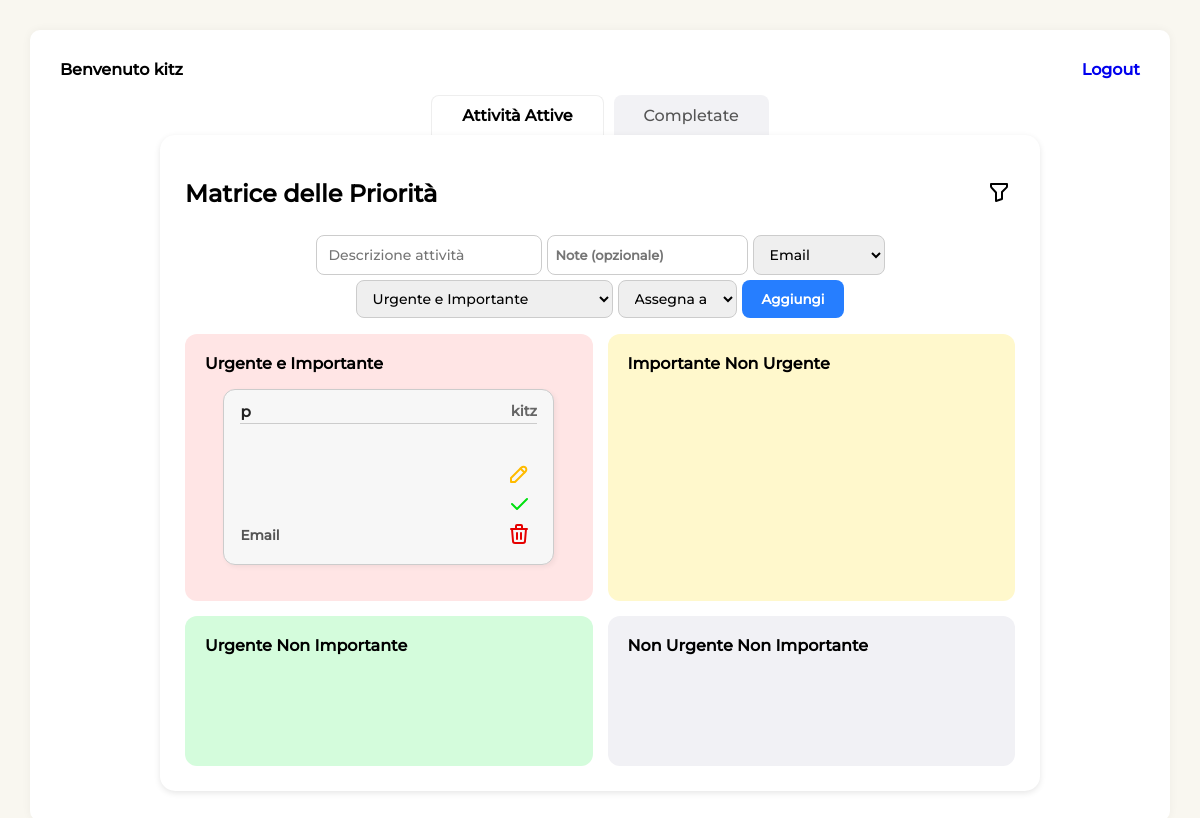
Page /home/ (signed in) on the earlier database version.
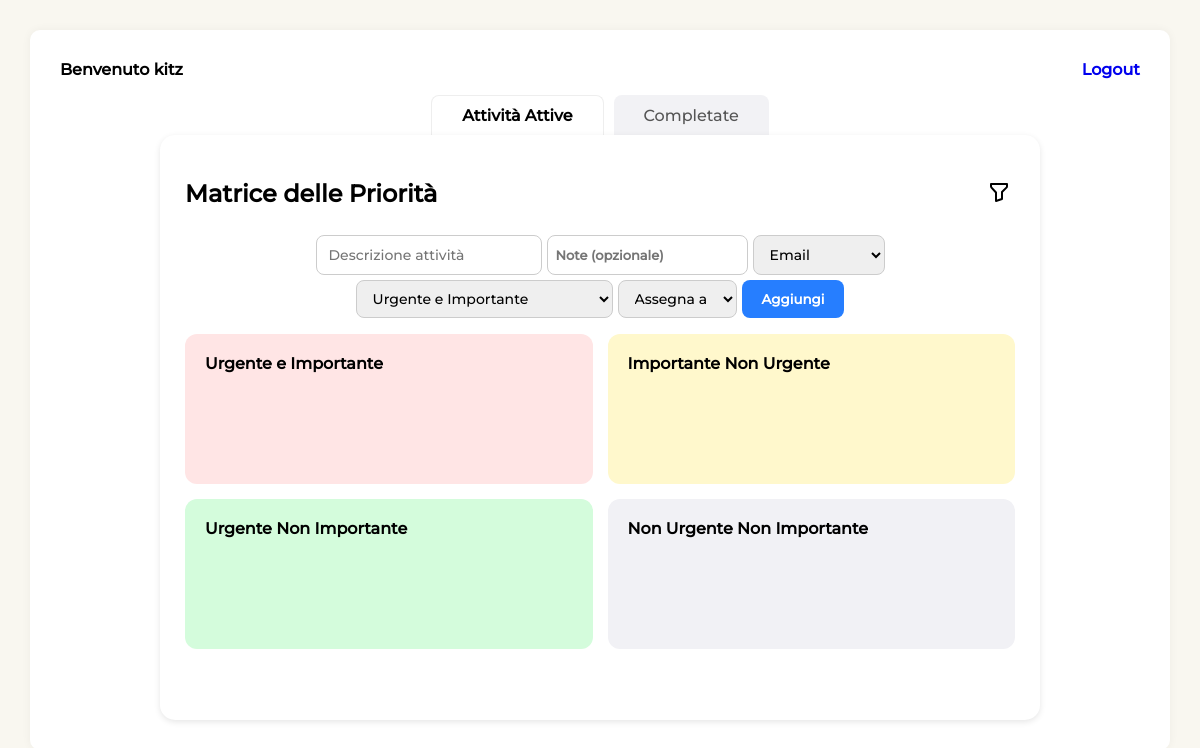
Same page on the later database version.
### sbk_app/models.py (models this page shows, shortened)
class Task(models.Model):
    TIPO_CHOICES = [
        ('Email', 'Email'),
        ('Telefono', 'Telefono'),
        ('Documento', 'Documento'),
        ('Call', 'Call'),
        ('Task', 'Task'),
        ('Decisione', 'Decisione'),
    ]
    PRIORITA_CHOICES = [
        ('UI', 'Urgente e Importante'),
        ('IN', 'Importante Non Urgente'),
        ('UN', 'Urgente Non Importante'),
        ('NN', 'Non Urgente Non Importante'),
    ]
    descrizione = models.CharField(max_length=25)
    tipo = models.CharField(max_length=20, choices=TIPO_CHOICES)
    priorita = models.CharField(max_length=2, choices=PRIORITA_CHOICES)
    creatore = models.ForeignKey(User, on_delete=models.CASCADE)
    modificato_da = models.ForeignKey(User, on_delete=models.SET_NULL, null=True, blank=True, related_name='tasks_modifica')
    assegnato_a = models.ForeignKey(User, null=True, blank=True, on_delete=models.SET_NULL, related_name="task_assegnate")
    completata = models.BooleanField(default=False)
    data_creazione = models.DateTimeField(auto_now_add=True)
    note = models.TextField(blank=True, null=True)

### sbk_app/views.py (the view, shortened to what this page needs)
# urls.py: 2. Add a URL to urlpatterns:  path('', views.home, name='home')
@login_required(login_url='/accounts/login/')
def home(request):
    user = request.user
    assegnato_user = None
    if user.is_superuser:
        tasks_ui = Task.objects.filter(priorita='UI', completata=False)
        tasks_in = Task.objects.filter(priorita='IN', completata=False)
        tasks_un = Task.objects.filter(priorita='UN', completata=False)
        tasks_nn = Task.objects.filter(priorita='NN', completata=False)
        completate = Task.objects.filter(completata=True)
        utenti = User.objects.all()
    context = {
        'tasks_ui': tasks_ui,
        'tasks_in': tasks_in,
        'tasks_un': tasks_un,
        'tasks_nn': tasks_nn,
        'completate': completate,
        'utenti': utenti,
    }
    return render(request, "home.html", context)

### sbk_app/templates/home.html (shortened to what this page needs)
{% load static %}
<!DOCTYPE html>
<html lang="it">
<head>
  <link rel="stylesheet" href="{% static 'style.css' %}">
</head>
<body>
  <div class="container">
    {% if user.is_authenticated %}
      <div class="header"><h3>Benvenuto {{ user.username }}</h3> <h3><a href="{% url 'logout' %}">Logout</a></h3></div>
    {% endif %}
    <div class="tabs" id = "tabs">
      <button class="tab active" type="button" data-tab="attive">Attività Attive</button>
      <button class="tab" type="button" data-tab="completate">Completate</button>
    </div>
    <div class="card tab-content active" id="attive">
      <div class="task-filter-bar">
        <h2>Matrice delle Priorità </h2>
        <div class="dropdown">
          <button id="filterToggle" class="dropbtn" aria-haspopup="true" aria-expanded="false">
            <img src="{% static 'icone/filter.svg' %}" alt="Filtri" style="width: 24px; height: 24px;">
          </button>
        </div>
      </div>
      <form method="POST" class="input-group" id ="input-group">
        <input maxlength="25" title ="Max 25 caratteri" type="text" name="descrizione" id="descrizione" placeholder="Descrizione attività">
        <textarea name="note" id="note" placeholder="Note (opzionale)" rows="3"></textarea>
        <select name="tipo" id="tipo" title ="Tipo di Task" required>
          <option value="Email">Email</option>
        </select>
        <select name="priorita" id="priorita" title ="Priorità" required>
          <option value="UI">Urgente e Importante</option>
        </select>
        {% if user.is_superuser %}
        <select name="assegnato_a" id="assegnato_a">
          <option value="" selected>Assegna a</option>
        </select>
        {% endif %}
        <button type="submit" class="add-button" id="form-button">Aggiungi</button>
      </form>
      <div class="priority-grid">
        <div class="priority urgent-important">
          <h3>Urgente e Importante</h3>
          {% for task in tasks_ui %}
            <div class="task-card" >
              <div class="task-header">
                <div class="task-title">{{ task.descrizione }}</div>
                <div class="task-creator">{{ task.creatore.username }}</div>
              </div>
              <div class="task-details">
                <div class="task-type">
                  <p> {{ task.tipo }}</p>
                </div>
                <div class="task-actions">
                  <button class="edit-task" data-task-id="{{ task.id }}" data-tipo="{{ task.tipo }}" data-priorita="{{ task.priorita }}" title="Modifica"> <img src="{% static 'icone/pencil.svg' %}"/></button>
                  <button class="complete-task" data-task-id="{{ task.id }}" title="Completa"> <img src="{% static 'icone/check.svg' %}"/></button>
                  <button class="delete-task" data-task-id="{{ task.id }}" title="Elimina"> <img src="{% static 'icone/trash.svg' %}"/></button>
                </div>
              </div>
            </div>
          {% endfor %}
        </div>
        <div class="priority important-not-urgent">
          <h3>Importante Non Urgente</h3>
        </div>
        <div class="priority urgent-not-important">
          <h3>Urgente Non Importante</h3>
        </div>
        <div class="priority not-urgent-not-important">
          <h3>Non Urgente Non Importante</h3>
        </div>
      </div>
    </div>
    </div>
</body>
</html>

Differences in the rows shown:
removed Task: descrizione "p", creatore.username "kitz", tipo "Email"
